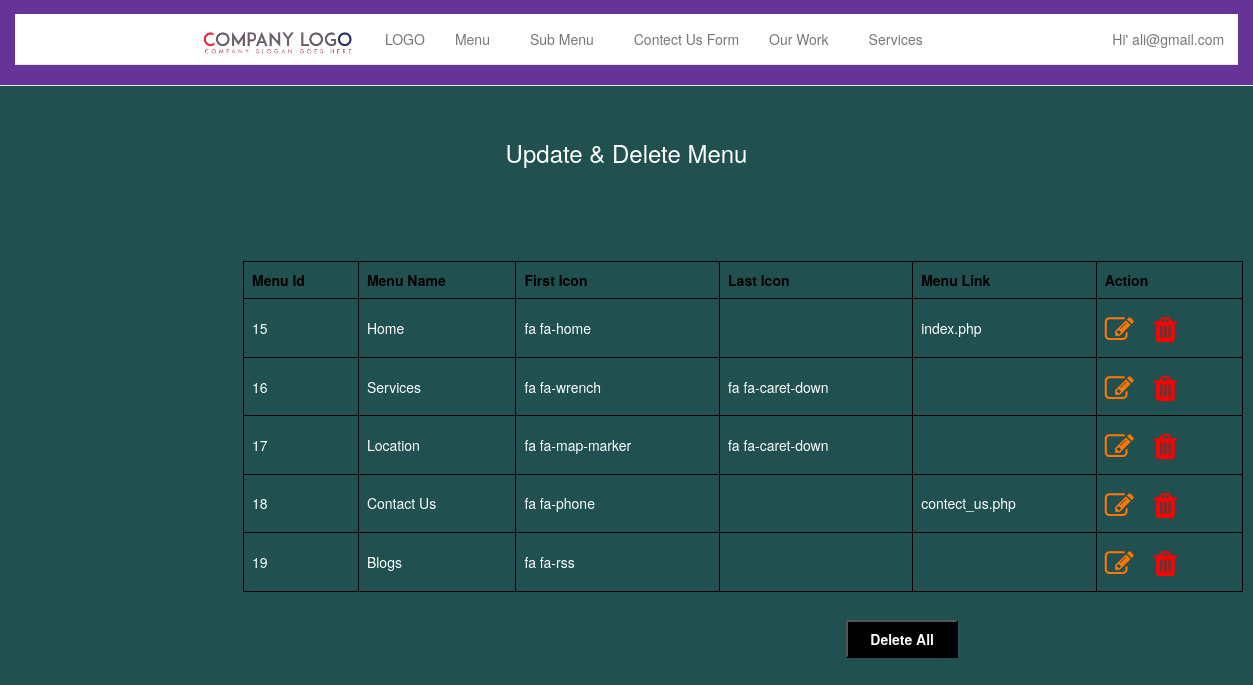
The app's page /admin/mange_manu.php (signed in) with its own data.
### tables this page shows
CREATE TABLE `users` (
  `userId` int(11) NOT NULL,
  `userName` varchar(30) NOT NULL,
  `userEmail` varchar(60) NOT NULL,
  `userPass` varchar(255) NOT NULL
);

CREATE TABLE `manu` (
  `manu_id` int(11) NOT NULL,
  `manu_name` varchar(100) NOT NULL,
  `manu_icon` varchar(150) NOT NULL,
  `manu_icon_last` varchar(30) NOT NULL,
  `manu_link` varchar(30) NOT NULL
);

### admin/mange_manu.php (the view, shortened to what this page needs)
<?php
include "config.php";
include "header.php";
?>
<!DOCTYPE html>
<html>
<head>
<link rel="stylesheet" href="https://cdnjs.cloudflare.com/ajax/libs/font-awesome/4.7.0/css/font-awesome.min.css">
</head>
<body>
<div style="margin-top: 140px;">
<table style="width:1000px;  margin:95px 243px; ">
<h3 style="text-align: center;">Update & Delete Menu </h3>
<thead>
<tr>
	<th>Menu Id</th>
	<th>Menu Name</th>
	<th>First Icon</th>
	<th>Last Icon</th>
	<th>Menu Link</th>
	<th>Action</th>
</tr>
</thead>
					<?php
						$sql = "SELECT * FROM manu  ";
						  	$result = $conn->query($sql);
						   if ($result->num_rows > 0) {
							while($row = $result->fetch_assoc()) {
					        $manu_name 		= $row["manu_name"];
							$manu_icon	 	= $row["manu_icon"];
							$manu_icon_last	= $row['manu_icon_last'];
							$manu_id		= $row['manu_id'];
							$manu_link		= $row['manu_link'];
					?>
					<tbody>
						<tr>
							<td><?php echo $manu_id; ?></td>
							<td><?php echo $manu_name; ?> </td>
							<td><?php echo $manu_icon; ?></td>
							<td><?php echo $manu_icon_last; ?></td>
							<td><?php echo $manu_link; ?></td>
							<td>
								<a href="update_manu.php?edit=<?php echo $manu_id; ?>"  style="margin-right:12px; font-size: 29px;  ">
									<i class="fa fa-pencil-square-o" aria-hidden="true" style="color: #ff7600;"></i>
								</a>
								<a href="del_menu.php?id=<?php echo $manu_id; ?>" onClick="return do_confirm();" style="font-size: 29px; " >
									<i class="fa fa-trash" aria-hidden="true" style="color: red;"></i>
								</a>
							</td>
						</tr>
					</tbody>
					<?php }} ?>
</table>
					<?php
						$sql = "SELECT * FROM manu ";
						  $result = $conn->query($sql);
						   if ($result->num_rows > 0) {
							while($row = $result->fetch_assoc()) {
							$manu_id= $row['manu_id'];
					?>
					<a href="all_del_manu.php?id=<?php echo $manu_id; ?>" onClick="return do_confirm();" >
						<input type="submit" name="submit" value="Delete All" style="background-color: #000; color: #fff;">
					</a>
					<?php }} ?>
</div>
</body>
</html>

### admin/header.php (shortened to what this page needs)
<?php
	require_once 'dbconnect.php';
	$res=mysqli_query($conn,"SELECT * FROM users WHERE userId=".$_SESSION['user']);
	$userRow=mysqli_fetch_array($res);
?>
<!DOCTYPE html>
<html>
<head>
<link rel="stylesheet" href="assets/css/bootstrap.min.css" type="text/css"  />
<link rel="stylesheet" href="style.css" type="text/css" />
<link rel="stylesheet" href="https://cdnjs.cloudflare.com/ajax/libs/font-awesome/4.7.0/css/font-awesome.min.css">
</head>
<body style="background-color:rgb(32, 80, 80);">
	<nav class="navbar navbar-default navbar-fixed-top">
      <div class="container-fluid" style="    background: rebeccapurple;">
        <div class="navbar-header">
          <a class="navbar-brand" href="home.php"><img src="1.png"     width="169px"></a>
        </div>
        <div id="navbar" class="navbar-collapse collapse dropdown" style="margin-top:14px;">
			<div id="navbar">
					  <nav class="navbar navbar-default navbar-static-top" role="navigation">
						<div class="navbar-header">
						  <a class="navbar-brand"href="home.php"><img src="1.png" width="156px"></a>
						</div>
						<div class="collapse navbar-collapse" id="navbar-collapse-1" style="    background: white;">
						  <ul class="nav navbar-nav">
							<li><a href="mange_logo.php">LOGO</a></li>
							<li class="dropdown">
							  <a href="home.php" class="dropdown-toggle" data-toggle="dropdown">Menu<b class="caret"></b></a>
							</li>
							<li class="dropdown">
							  <a href="home.php" class="dropdown-toggle" data-toggle="dropdown">Sub Menu<b class="caret"></b></a>
							</li>
							<li><a href="mange_contact_us_form.php">Contect Us Form</a></li>
							<li class="dropdown">
							  <a href="home.php" class="dropdown-toggle" data-toggle="dropdown">Our Work<b class="caret"></b></a>
							</li>
							<li class="dropdown">
							  <a href="home.php" class="dropdown-toggle" data-toggle="dropdown">Services <b class="caret"></b></a>
							</li>
						  </ul>
						</div>
						 	<ul class="nav navbar-nav navbar-right">
					            <li class="dropdown" style="margin-top:-50px;">
					              <a href="#" class="dropdown-toggle" data-toggle="dropdown" role="button" aria-haspopup="true" aria-expanded="false">
								  <span class="glyphicon glyphicon-user"></span>&nbsp;Hi' <?php echo $userRow['userEmail']; ?>&nbsp;<span class="caret"></span></a>
					            </li>
					         </ul>
					  </nav>
				</div>
        </div>
      </div>
    </nav>

### admin/style.css (style rules this page uses)
* { margin:0; padding:0; }
@media (min-width: 768px) { #navbar { text-align: center; } }

### admin/header.php (style rules this page uses)
* { padding:0px; margin:0px; color: #fff; }
table, th,td { border: 1px solid black; border-collapse: collapse; }
th, td { padding: 8px; }

### admin/mange_manu.php (style rules this page uses)
* { padding:0px; margin:0px; }
table, th,td { border: 1px solid black; border-collapse: collapse; }
th, td { padding: 8px; }
input { float: right; margin-right: 295px; margin-top: -67px; padding: 7px 22px; font-weight: 700; background-clip: padding-box; }
th { color: #000; }

### records on screen
users: userEmail "ali@gmail.com"
manu: manu_id "15", manu_name "Home", manu_icon "fa fa-home", manu_link "index.php"
manu: manu_id "16", manu_name "Services", manu_icon "fa fa-wrench", manu_icon_last "fa fa-caret-down"
manu: manu_id "17", manu_name "Location", manu_icon "fa fa-map-marker", manu_icon_last "fa fa-caret-down"
manu: manu_id "18", manu_name "Contact Us", manu_icon "fa fa-phone", manu_link "contect_us.php"
manu: manu_id "19", manu_name "Blogs", manu_icon "fa fa-rss"
